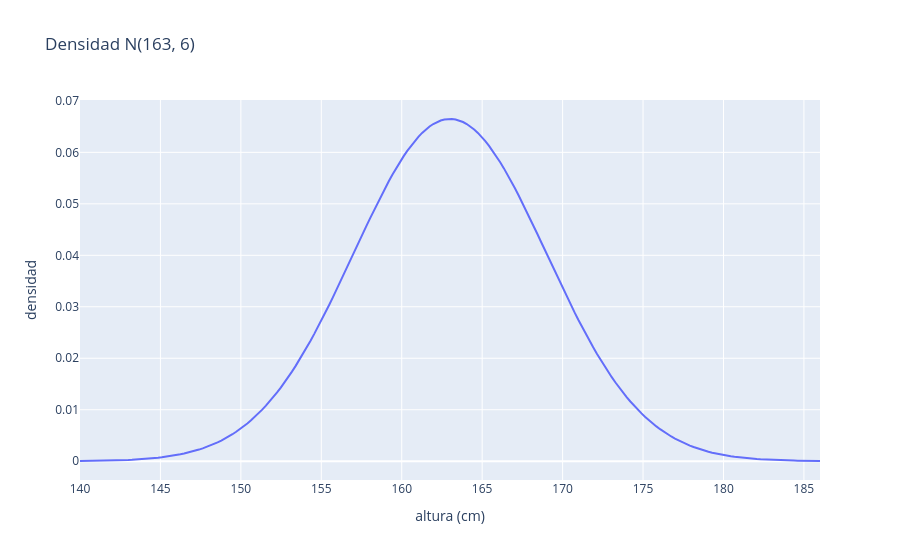

Write notebook code for a chart like this one.
### Code cell
xs = np.linspace(140, 186, 200)
px.line(x=xs, y=N.pdf(xs), title="Densidad N(163, 6)",
        labels={"x":"altura (cm)","y":"densidad"})

### Figure 1 — Plotly figure (JSON) as saved in the notebook; plotly's stock layout.template omitted (floating-point values rounded to 4 significant figures; data arrays with more than 128 entries replaced by an {"elided": "..."} marker saying what was removed)
{"data": [{"hovertemplate": "altura (cm)=%{x}<br>densidad=%{y}<extra></extra>", "legendgroup": "", "line": {"color": "#636efa", "dash": "solid"}, "marker": {"symbol": "circle"}, "mode": "lines", "name": "", "orientation": "v", "showlegend": false, "type": "scatter", "x": {"elided": "200 float values"}, "xaxis": "x", "y": {"elided": "200 float values"}, "yaxis": "y"}], "layout": {"legend": {"tracegroupgap": 0}, "title": {"text": "Densidad N(163, 6)"}, "xaxis": {"anchor": "y", "domain": [0, 1], "title": {"text": "altura (cm)"}}, "yaxis": {"anchor": "x", "domain": [0, 1], "title": {"text": "densidad"}}}}
